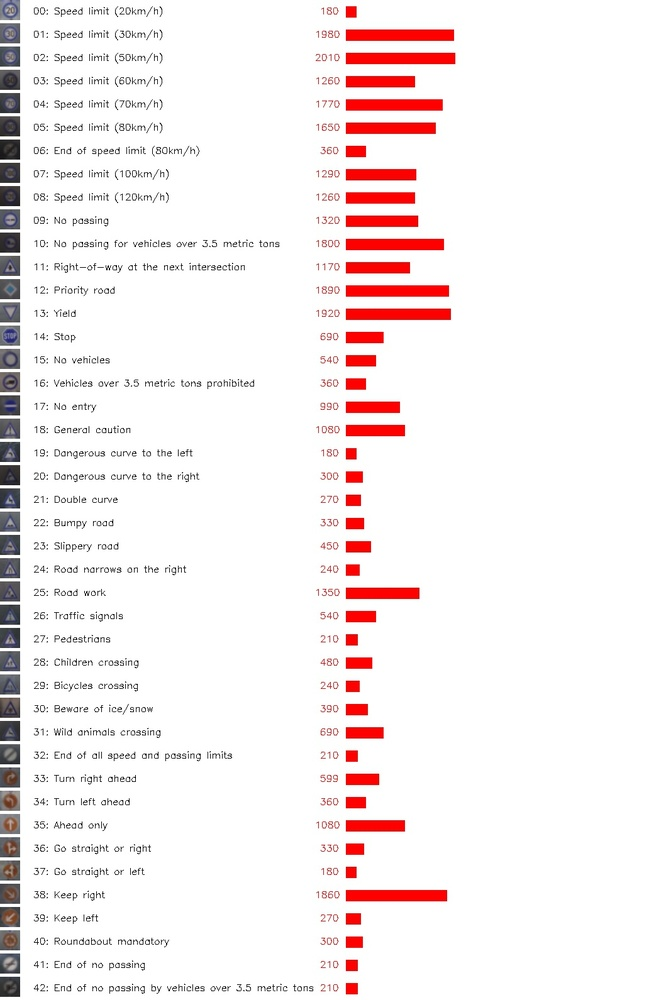
#> input picture signs_image.jpg, 649 x 1000 px, shrunk from 1032 x 1591 before the run
$ python normalizeImage.py --image signs_image.jpg
#> lines starting #> are read from the running program, lines starting #| are printed output that depends on the picture
# -*- coding:utf-8 -*-

import argparse
import cv2

ap = argparse.ArgumentParser()
ap.add_argument("-i", "--image", required=True, help="image for normalized")
ap.add_argument("-t", "--type", type=int, default=0, help="normalized type, 0: normal, 1: histogramEqualized")
args = vars(ap.parse_args())

image_file = args["image"]
normalized = args["type"]

image = cv2.imread(image_file)
#> image is the input picture: shape (1000, 649, 3); mean B, G, R 238, 237.9, 246
if type == 0:
    n_image = cv2.cvtColor(image, cv2.COLOR_RGB2YUV)[:,:,0]
else:
    gray = cv2.cvtColor(image, cv2.COLOR_RGB2GRAY)
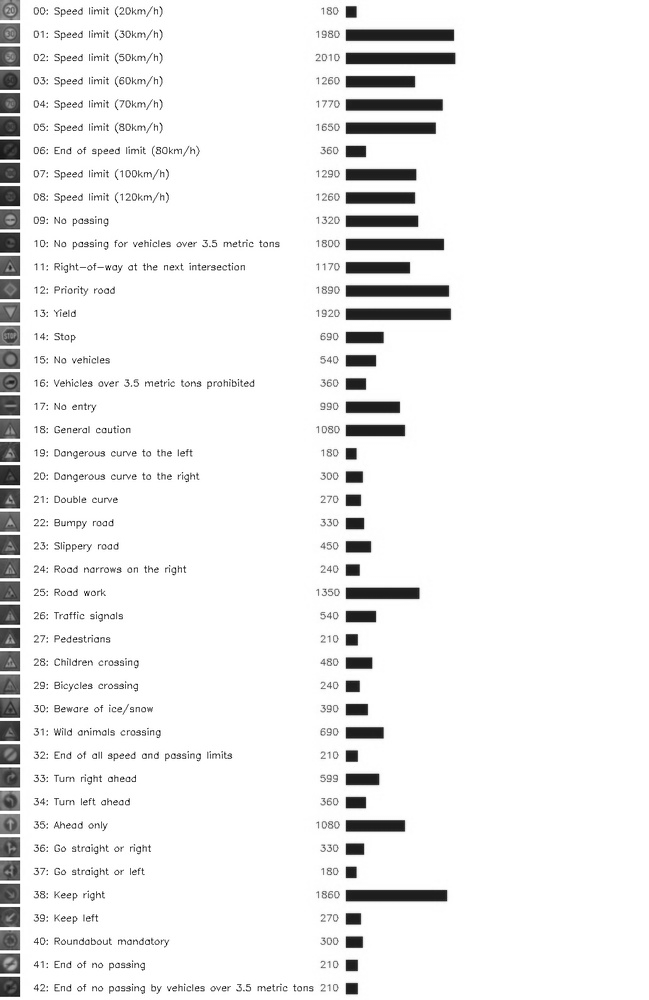
#> gray: shape (1000, 649); min 0, max 255, mean 238.9
    n_image = cv2.equalizeHist(gray)
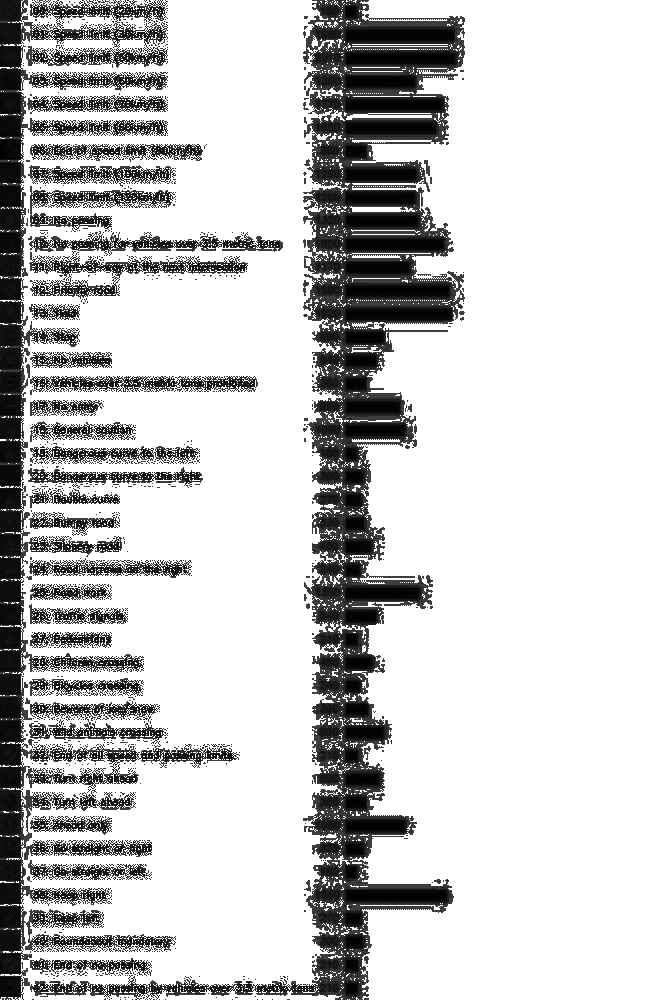
#> n_image: shape (1000, 649); min 0, max 255, mean 201.6

filename = image_file[image_file.rfind("/") + 1:]
conponet = filename.split(".")
print("filename:{}".format(conponet[0]))
print("filename:{}".format(conponet[1]))
n_filename = "traffic_sign_image/" + conponet[0] + "_n." + conponet[1]
cv2.imwrite(n_filename, n_image)

cv2.imshow("normalized image", n_image)
cv2.waitKey(0)
